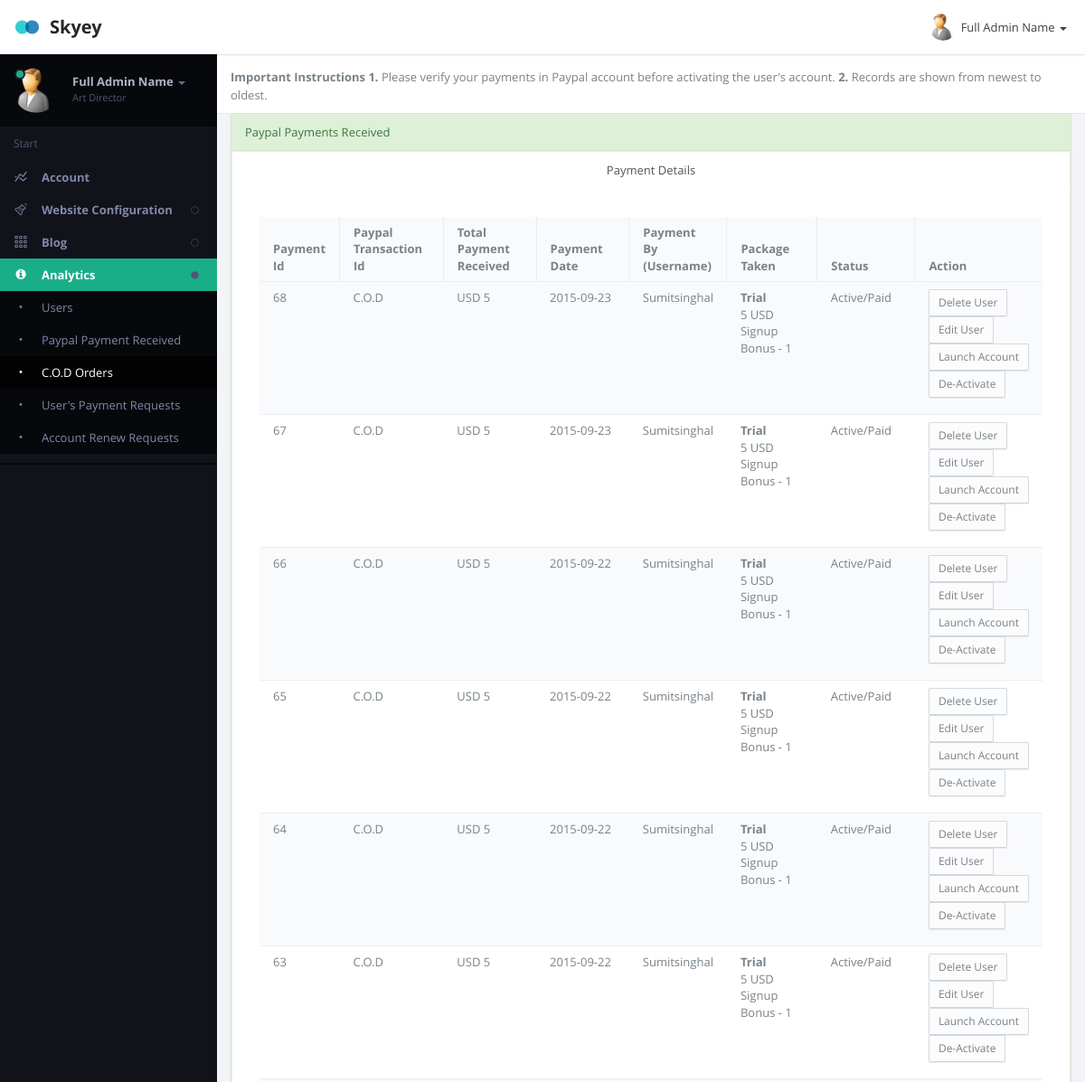
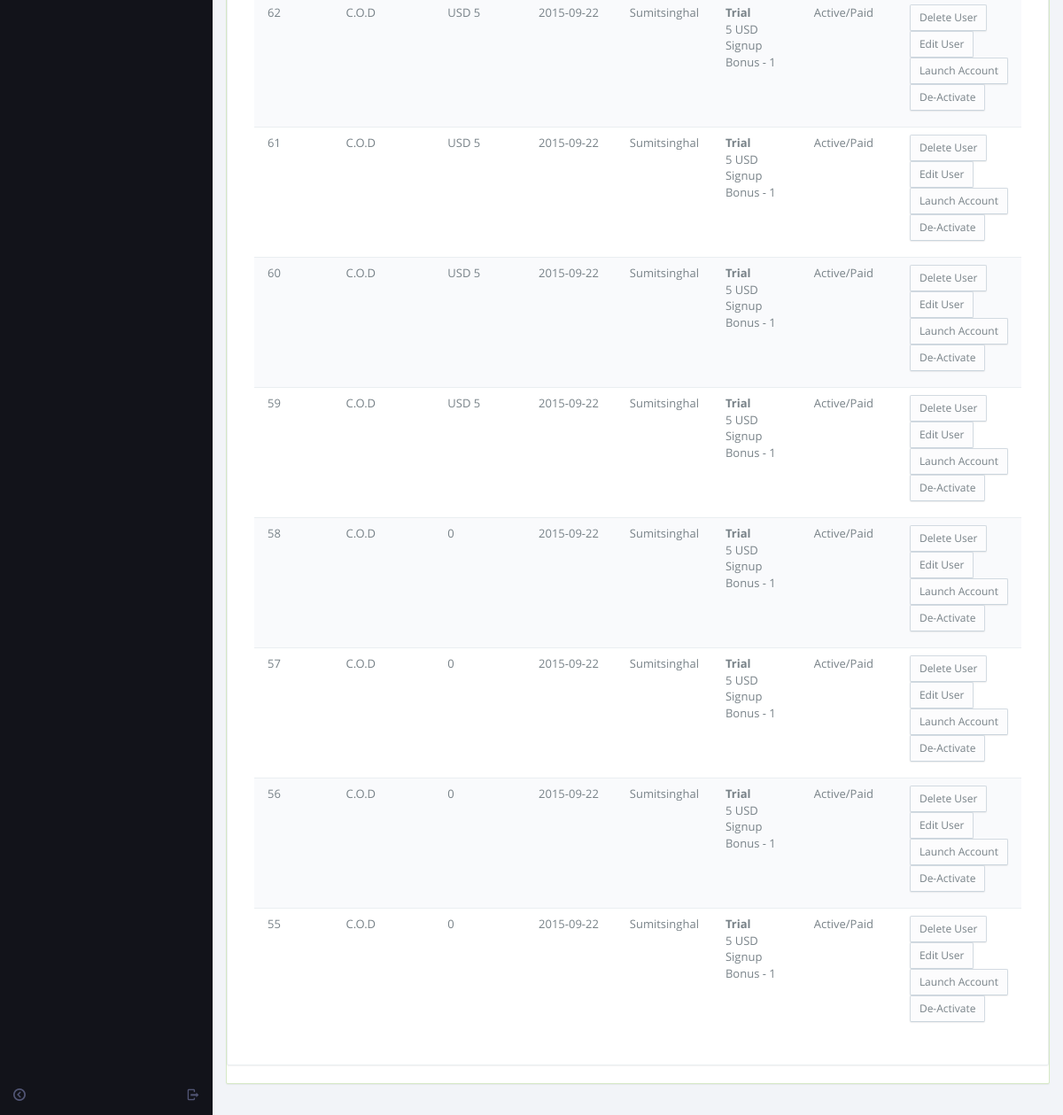
/admin/paymentscod.php (signed in), run on the app's committed database (2 pictures, top to bottom).
### tables this page shows
CREATE TABLE `affiliateuser` (
  `Id` int(11) NOT NULL,
  `username` varchar(15) NOT NULL,
  `password` varchar(255) NOT NULL,
  `fname` text NOT NULL,
  `address` text NOT NULL,
  `email` text NOT NULL,
  `referedby` varchar(15) NOT NULL DEFAULT 'none',
  `ref_h` varchar(4) NOT NULL DEFAULT 'none',
  `ref_side` varchar(5) NOT NULL DEFAULT 'none',
  `ipaddress` int(10) UNSIGNED NOT NULL,
  `mobile` bigint(10) NOT NULL,
  `active` int(11) NOT NULL,
  `doj` date NOT NULL,
  `country` text NOT NULL,
  `tamount` double NOT NULL DEFAULT '0',
  `payment` varchar(10) NOT NULL,
  `signupcode` text NOT NULL,
  `level` int(1) NOT NULL DEFAULT '2',
  `pcktaken` int(10) NOT NULL DEFAULT '0',
  `launch` int(1) NOT NULL DEFAULT '0',
  `expiry` date NOT NULL DEFAULT '2199-12-31',
  `bankname` varchar(250) NOT NULL DEFAULT 'Not Available',
  `accountname` varchar(250) NOT NULL DEFAULT 'Not Available',
  `accountno` double NOT NULL DEFAULT '0',
  `accounttype` int(11) NOT NULL DEFAULT '0',
  `ifsccode` varchar(100) NOT NULL DEFAULT 'Not Available',
  `getpayment` int(11) NOT NULL DEFAULT '1',
  `renew` int(1) NOT NULL DEFAULT '0',
  `h_balance` int(10) NOT NULL DEFAULT '0',
  `real_balance` int(10) NOT NULL DEFAULT '0',
  `h1_left` varchar(15) NOT NULL DEFAULT 'none',
  `h1_right` varchar(15) NOT NULL DEFAULT 'none',
  `h2_left` varchar(15) NOT NULL DEFAULT 'none',
  `h2_right` varchar(15) NOT NULL DEFAULT 'none',
  `h3_left` varchar(15) NOT NULL DEFAULT 'none',
  `h3_right` varchar(15) NOT NULL DEFAULT 'none',
  `h1_active` int(11) NOT NULL DEFAULT '0',
  `h2_active` int(11) NOT NULL DEFAULT '0',
  `h3_active` int(11) NOT NULL DEFAULT '0'
);

CREATE TABLE `paypalpayments` (
  `id` int(11) NOT NULL,
  `orderid` int(11) NOT NULL,
  `transacid` text NOT NULL,
  `price` double DEFAULT '0',
  `currency` text NOT NULL,
  `date` date NOT NULL,
  `cod` int(1) NOT NULL DEFAULT '0',
  `renew` int(1) NOT NULL DEFAULT '0',
  `renacid` int(9) NOT NULL COMMENT 'Package choosen at renew time, id of package',
  `pckid` double NOT NULL,
  `gateway` varchar(25) NOT NULL
);

CREATE TABLE `packages` (
  `id` int(11) NOT NULL,
  `name` text NOT NULL,
  `price` double NOT NULL DEFAULT '0',
  `currency` text NOT NULL,
  `details` text NOT NULL,
  `tax` double NOT NULL DEFAULT '0',
  `mpay` double NOT NULL DEFAULT '0',
  `sbonus` double DEFAULT '0',
  `cdate` date NOT NULL,
  `active` int(1) NOT NULL DEFAULT '1',
  `level1` double NOT NULL DEFAULT '0',
  `level2` double NOT NULL DEFAULT '0',
  `level3` double NOT NULL DEFAULT '0',
  `level4` double NOT NULL DEFAULT '0',
  `level5` double NOT NULL DEFAULT '0',
  `level6` double NOT NULL DEFAULT '0',
  `level7` double NOT NULL DEFAULT '0',
  `level8` double NOT NULL DEFAULT '0',
  `level9` double NOT NULL DEFAULT '0',
  `level10` double NOT NULL DEFAULT '0',
  `level11` double NOT NULL DEFAULT '0',
  `level12` double NOT NULL DEFAULT '0',
  `level13` double NOT NULL DEFAULT '0',
  `level14` double NOT NULL DEFAULT '0',
  `level15` double NOT NULL DEFAULT '0',
  `level16` double NOT NULL DEFAULT '0',
  `level17` double NOT NULL DEFAULT '0',
  `level18` double NOT NULL DEFAULT '0',
  `level19` double NOT NULL DEFAULT '0',
  `level20` double NOT NULL DEFAULT '0',
  `gateway` int(1) NOT NULL DEFAULT '3',
  `validity` int(5) NOT NULL DEFAULT '0'
);

### admin/paymentscod.php (the view, shortened to what this page needs)
<?php
include_once ("z_db.php");
?>
<!DOCTYPE html>
<html lang="en" class="app">
<head>
<link rel="stylesheet" href="css/app.v1.css" type="text/css" />
</head>
<body class="">
<section class="vbox">
  <header class="bg-white header header-md navbar navbar-fixed-top-xs box-shadow">
    <div class="navbar-header aside-md dk"> <a href="dashboard.php" class="navbar-brand"><img src="images/logo.png" class="m-r-sm">Skyey</a> </div>
    <ul class="nav navbar-nav navbar-right m-n hidden-xs nav-user user">
      <li class="dropdown"> <a href="#" class="dropdown-toggle" data-toggle="dropdown"> <span class="thumb-sm avatar pull-left"> <img src="images/a0.jpg"> </span> <?php
		  $sql="SELECT fname FROM  affiliateuser WHERE username='".$_SESSION['adminidusername']."'";
		  if ($result = mysqli_query($con, $sql)) {
    while ($row = mysqli_fetch_row($result)) {
        print $row[0];
    }
}
	   ?> <b class="caret"></b> </a>
      </li>
    </ul>
  </header>
  <section>
    <section class="hbox stretch">
      <aside class="bg-black aside-md hidden-print" id="nav">
        <section class="vbox">
          <section class="w-f scrollable">
            <div class="slim-scroll" data-height="auto" data-disable-fade-out="true" data-distance="0" data-size="10px" data-color="#333333">
              <div class="clearfix wrapper dk nav-user hidden-xs">
                <div class="dropdown"> <a href="#" class="dropdown-toggle" data-toggle="dropdown"> <span class="thumb avatar pull-left m-r"> <img src="images/a0.jpg"> <i class="on md b-black"></i> </span> <span class="hidden-nav-xs clear"> <span class="block m-t-xs"> <strong class="font-bold text-lt"><?php
		  $sql="SELECT fname FROM  affiliateuser WHERE username='".$_SESSION['adminidusername']."'";
		  if ($result = mysqli_query($con, $sql)) {
    while ($row = mysqli_fetch_row($result)) {
        print $row[0];
    }
}
	   ?></strong> <b class="caret"></b> </span> <span class="text-muted text-xs block">Art Director</span> </span> </a>
                </div>
              </div>
              <nav class="nav-primary hidden-xs">
                <div class="text-muted text-sm hidden-nav-xs padder m-t-sm m-b-sm">Start</div>
                <ul class="nav nav-main" data-ride="collapse">
                  <li> <a href="#" class="auto"> <i class="i i-statistics icon"> </i> <span class="font-bold">Account</span> </a>
				  </li>
                  <li > <a href="#" class="auto"> <span class="pull-right text-muted"> <i class="i i-circle-sm-o text"></i> <i class="i i-circle-sm text-active"></i> </span> <i class="i i-lab icon"> </i> <span class="font-bold">Website Configuration</span> </a>
                  </li>
                  <li > <a href="#" class="auto"> <span class="pull-right text-muted"> <i class="i i-circle-sm-o text"></i> <i class="i i-circle-sm text-active"></i> </span> <i class="i i-grid2 icon"> </i> <span class="font-bold">Blog</span> </a>
                  </li>
				  <li class="active"  > <a href="#" class="auto"> <span class="pull-right text-muted"> <i class="i i-circle-sm-o text"></i> <i class="i i-circle-sm text-active"></i> </span> <i class="fa fa-info-circle"> </i> <span class="font-bold">Analytics</span> </a>
                    <ul class="nav dk">
                      <li > <a href="users.php" class="auto"><i class="i i-dot"></i> <span>Users</span> </a> </li>
                      <li > <a href="payments.php" class="auto"><i class="i i-dot"></i> <span>Paypal Payment Received </span> </a> </li>
					  <li class="active" > <a href="paymentscod.php" class="auto"><i class="i i-dot"></i> <span>C.O.D Orders </span> </a> </li>
					  <li > <a href="payrequest.php" class="auto"><i class="i i-dot"></i> <span>User's Payment Requests </span> </a> </li>
					  <li > <a href="renewpaymentscod.php" class="auto"><i class="i i-dot"></i> <span>Account Renew Requests </span> </a> </li>
                    </ul>
                  </li>
                </ul>
                <div class="line dk hidden-nav-xs"></div>
              </nav>
            </div>
          </section>
          <footer class="footer hidden-xs no-padder text-center-nav-xs"> <a href="logout.php" data-toggle="ajaxModal" class="btn btn-icon icon-muted btn-inactive pull-right m-l-xs m-r-xs hidden-nav-xs"> <i class="i i-logout"></i> </a> <a href="#nav" data-toggle="class:nav-xs" class="btn btn-icon icon-muted btn-inactive m-l-xs m-r-xs"> <i class="i i-circleleft text"></i> <i class="i i-circleright text-active"></i> </a> </footer>
        </section>
      </aside>
      <section id="content">
        <section class="vbox">
          <header class="header bg-white b-b b-light">
            <p><strong>Important Instructions </strong> <b>1.</b> Please verify your payments in Paypal account before activating the user's account.<b> 2. </b> Records are shown from newest to oldest.</p>
          </header>
          <section class="scrollable wrapper">
            <div class="row">
              <div class="col-sm-12 portlet">
                <section class="panel panel-success portlet-item">
                  <header class="panel-heading"> Paypal Payments Received </header>
                  <section class="panel panel-default">
                  <header class="panel-heading bg-light">
                    <ul class="nav nav-tabs nav-justified">
                      <li class="active"><a href="#home" data-toggle="tab">Payment Details</a></li>
                    </ul>
                  </header>
                  <div class="panel-body">
                    <div class="tab-content">
                      <div class="tab-pane active" id="home">
					  <div class="panel-body">
              <div class="table-responsive">
                <table class="table table-striped m-b-none" data-ride="datatables">
                  <thead>
                    <tr>
                      <th width="10%">Payment Id</th>
					  <th width="15%">Paypal Transaction Id</th>
                      <th width="15%"> Total Payment Received</th>
                      <th width="15%">Payment Date</th>
					  <th width="8%">Payment By (Username)</th>
					  <th width="15%">Package Taken</th>
					  <th width="15%">Status</th>
					  <th width="50%">Action</th>
                    </tr>
                  </thead>
                  <tbody>
				  <?php
				   $q="SELECT * FROM  paypalpayments where cod=1 ORDER BY id DESC";
 $r123 = mysqli_query($con,$q);
while($ro = mysqli_fetch_array($r123))
{
	$pid="$ro[id]";
	$poid="$ro[orderid]";
	$ptransac="$ro[transacid]";
	$ppaypalprice="$ro[price]";
	$pcur="$ro[currency]";
	$pdate="$ro[date]";
 $query="SELECT * FROM  affiliateuser where Id=$poid ";
 $result = mysqli_query($con,$query);
while($row = mysqli_fetch_array($result))
{
	$username="$row[username]";
	$active="$row[active]";
	$pck="$row[pcktaken]";
	$lprofile="$row[launch]";
	if($active==1)
	{
	$status="Active/Paid";
	}
	$qu="SELECT * FROM  packages where id = $pck";
 $re = mysqli_query($con,$qu);
while($r = mysqli_fetch_array($re))
{
	$pckname="$r[name]";
	$pckprice="$r[price]";
	$pcktax="$r[tax]";
	$pckcur="$r[currency]";
	$pcksbonus="$r[sbonus]";
  }
	$total=$pckprice+$pcktax;
  print "<tr>
				  <td>
				  $pid
				  </td>
				  <td>
				  $ptransac
				  </td>
				  <td>
				  $pcur $ppaypalprice
				  </td>
				  <td>
				  $pdate
				  </td>
				  <td>
				  $username
				  </td>
				  <td>
				  <b>$pckname </b> <br/> $total $pckcur<br/> Signup Bonus - $pcksbonus
				  </td>
				  <td>
				  $status
				  </td>
				  <td>
				  <a href='deleteuser.php?username=$username' class='btn btn-default btn-sm'>Delete User</a> <br>
				  <a href='updateuser.php?username=$username' class='btn btn-default btn-sm'>Edit User</a> <br/>
				  ";
				 if($lprofile==0)
	{
	print "<a href='launchprofile.php?username=$username' class='btn btn-default btn-sm'>Launch Account</a>";
	}
	if($active==1)
	{
	print "<a href='deactivateuser.php?username=$username' class='btn btn-default btn-sm'>De-Activate</a>";
	}
		print"		  </p>
				  </td>
				  </tr>";
  }
  }
  ?>
                  </tbody>
                </table>
              </div>
                  </div>
					  </div>
                    </div>
                  </div>
                </section>
                </section>
              </div>
            </div>
          </section>
        </section>
        <a href="#" class="hide nav-off-screen-block" data-toggle="class:nav-off-screen" data-target="#nav"></a> </section>
    </section>
  </section>
</section>
</body>
</html>

### data on the page
affiliateuser: fname "Full Admin Name"
paypalpayments: id "68", transacid "C.O.D", currency "USD", price "5", date "2015-09-23"
affiliateuser: username "Sumitsinghal", packages.name "Trial", packages.price "5", packages.currency "USD", packages.sbonus "1", active "Active/Paid"
paypalpayments: id "67", transacid "C.O.D", currency "USD", price "5", date "2015-09-23"
paypalpayments: id "66", transacid "C.O.D", currency "USD", price "5", date "2015-09-22"
paypalpayments: id "65", transacid "C.O.D", currency "USD", price "5", date "2015-09-22"
paypalpayments: id "64", transacid "C.O.D", currency "USD", price "5", date "2015-09-22"
paypalpayments: id "63", transacid "C.O.D", currency "USD", price "5", date "2015-09-22"
paypalpayments: id "62", transacid "C.O.D", currency "USD", price "5", date "2015-09-22"
paypalpayments: id "61", transacid "C.O.D", currency "USD", price "5", date "2015-09-22"
paypalpayments: id "60", transacid "C.O.D", currency "USD", price "5", date "2015-09-22"
paypalpayments: id "59", transacid "C.O.D", currency "USD", price "5", date "2015-09-22"
paypalpayments: id "58", transacid "C.O.D", price "0", date "2015-09-22"
paypalpayments: id "57", transacid "C.O.D", price "0", date "2015-09-22"
paypalpayments: id "56", transacid "C.O.D", price "0", date "2015-09-22"
paypalpayments: id "55", transacid "C.O.D", price "0", date "2015-09-22"
